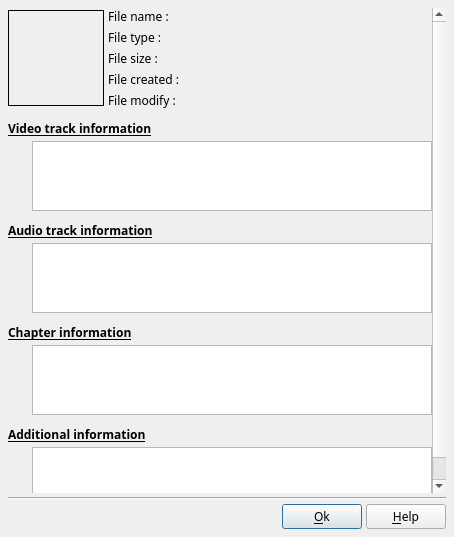
<?xml version="1.0" encoding="UTF-8"?>
<ui version="4.0">
 <class>DlgInfoFile</class>
 <widget class="QDialog" name="DlgInfoFile">
  <property name="geometry">
   <rect>
    <x>0</x>
    <y>0</y>
    <width>454</width>
    <height>537</height>
   </rect>
  </property>
  <property name="minimumSize">
   <size>
    <width>0</width>
    <height>300</height>
   </size>
  </property>
  <property name="font">
   <font>
    <family>Sans Serif</family>
    <pointsize>9</pointsize>
   </font>
  </property>
  <property name="windowTitle">
   <string>File information</string>
  </property>
  <layout class="QGridLayout" name="gridLayout_3">
   <property name="leftMargin">
    <number>8</number>
   </property>
   <property name="topMargin">
    <number>8</number>
   </property>
   <property name="rightMargin">
    <number>8</number>
   </property>
   <property name="bottomMargin">
    <number>8</number>
   </property>
   <property name="spacing">
    <number>4</number>
   </property>
   <item row="0" column="0">
    <widget class="QScrollArea" name="scrollArea">
     <property name="frameShape">
      <enum>QFrame::NoFrame</enum>
     </property>
     <property name="widgetResizable">
      <bool>true</bool>
     </property>
     <widget class="QWidget" name="scrollAreaWidgetContents_2">
      <property name="geometry">
       <rect>
        <x>0</x>
        <y>0</y>
        <width>424</width>
        <height>511</height>
       </rect>
      </property>
      <layout class="QGridLayout" name="gridLayout_4">
       <property name="leftMargin">
        <number>0</number>
       </property>
       <property name="topMargin">
        <number>0</number>
       </property>
       <property name="rightMargin">
        <number>0</number>
       </property>
       <property name="bottomMargin">
        <number>0</number>
       </property>
       <property name="spacing">
        <number>4</number>
       </property>
       <item row="0" column="0" colspan="2">
        <layout class="QHBoxLayout" name="horizontalLayout_2">
         <property name="spacing">
          <number>4</number>
         </property>
         <property name="leftMargin">
          <number>0</number>
         </property>
         <property name="topMargin">
          <number>0</number>
         </property>
         <property name="rightMargin">
          <number>0</number>
         </property>
         <property name="bottomMargin">
          <number>0</number>
         </property>
         <item>
          <widget class="QLabel" name="FileIconLabel">
           <property name="sizePolicy">
            <sizepolicy hsizetype="Fixed" vsizetype="Fixed">
             <horstretch>0</horstretch>
             <verstretch>0</verstretch>
            </sizepolicy>
           </property>
           <property name="minimumSize">
            <size>
             <width>96</width>
             <height>96</height>
            </size>
           </property>
           <property name="frameShape">
            <enum>QFrame::Box</enum>
           </property>
           <property name="text">
            <string notr="true"/>
           </property>
           <property name="alignment">
            <set>Qt::AlignCenter</set>
           </property>
          </widget>
         </item>
         <item>
          <layout class="QGridLayout" name="gridLayout_2">
           <item row="0" column="0">
            <widget class="QLabel" name="label_2">
             <property name="text">
              <string>File name :</string>
             </property>
            </widget>
           </item>
           <item row="1" column="0">
            <widget class="QLabel" name="label_3">
             <property name="text">
              <string>File type :</string>
             </property>
            </widget>
           </item>
           <item row="0" column="2">
            <widget class="QLabel" name="FileNameValue">
             <property name="sizePolicy">
              <sizepolicy hsizetype="Expanding" vsizetype="Preferred">
               <horstretch>0</horstretch>
               <verstretch>0</verstretch>
              </sizepolicy>
             </property>
             <property name="text">
              <string notr="true">&lt;filename&gt;</string>
             </property>
            </widget>
           </item>
           <item row="1" column="2">
            <widget class="QLabel" name="FileTypeValue">
             <property name="sizePolicy">
              <sizepolicy hsizetype="Expanding" vsizetype="Preferred">
               <horstretch>0</horstretch>
               <verstretch>0</verstretch>
              </sizepolicy>
             </property>
             <property name="text">
              <string notr="true">&lt;filetype&gt;</string>
             </property>
            </widget>
           </item>
           <item row="2" column="0">
            <widget class="QLabel" name="label_6">
             <property name="text">
              <string>File size :</string>
             </property>
            </widget>
           </item>
           <item row="2" column="2">
            <widget class="QLabel" name="FileSizeValue">
             <property name="sizePolicy">
              <sizepolicy hsizetype="Expanding" vsizetype="Preferred">
               <horstretch>0</horstretch>
               <verstretch>0</verstretch>
              </sizepolicy>
             </property>
             <property name="text">
              <string notr="true">&lt;filesize&gt;</string>
             </property>
            </widget>
           </item>
           <item row="3" column="0">
            <widget class="QLabel" name="label">
             <property name="text">
              <string>File created :</string>
             </property>
            </widget>
           </item>
           <item row="3" column="2">
            <widget class="QLabel" name="FileCreatedValue">
             <property name="toolTip">
              <string>The date and the hour of creation of the file on the disk (when you transferred it since the camera).</string>
             </property>
             <property name="text">
              <string notr="true">&lt;filedate&gt;</string>
             </property>
            </widget>
           </item>
           <item row="4" column="0">
            <widget class="QLabel" name="label_4">
             <property name="text">
              <string>File modify :</string>
             </property>
            </widget>
           </item>
           <item row="4" column="2">
            <widget class="QLabel" name="FileModifyValue">
             <property name="toolTip">
              <string>The date and the hour of the last modification of the file (when the photo was taken or when you modified it with an image editor).</string>
             </property>
             <property name="text">
              <string notr="true">&lt;filedate&gt;</string>
             </property>
            </widget>
           </item>
          </layout>
         </item>
        </layout>
       </item>
       <item row="2" column="1">
        <widget class="QTableWidget" name="VideoTable">
         <property name="font">
          <font>
           <pointsize>8</pointsize>
          </font>
         </property>
         <property name="toolTip">
          <string>This zone contains a board listing every video track present in the file.
For every track, the following information is shown:
- #:			Track number
- Image size:		The size of the images of the video track in number of points by number of line
- Image format:		The size of the images of the video track in million of pixels
- Image geometry:	The image geometry of the video track (4:3, 16:9, etc.)
- Codec:			The video codec used for compressed the images
- Frame rate:		The number of images per second of the video
- Bitrate:			The video compression ratio (when available)</string>
         </property>
        </widget>
       </item>
       <item row="1" column="0" colspan="2">
        <widget class="QLabel" name="VideoTitleLabel">
         <property name="sizePolicy">
          <sizepolicy hsizetype="Preferred" vsizetype="Fixed">
           <horstretch>0</horstretch>
           <verstretch>0</verstretch>
          </sizepolicy>
         </property>
         <property name="minimumSize">
          <size>
           <width>0</width>
           <height>24</height>
          </size>
         </property>
         <property name="maximumSize">
          <size>
           <width>16777215</width>
           <height>24</height>
          </size>
         </property>
         <property name="font">
          <font>
           <weight>75</weight>
           <bold>true</bold>
           <underline>true</underline>
          </font>
         </property>
         <property name="text">
          <string>Video track information</string>
         </property>
         <property name="alignment">
          <set>Qt::AlignBottom|Qt::AlignLeading|Qt::AlignLeft</set>
         </property>
        </widget>
       </item>
       <item row="5" column="1">
        <widget class="QTableWidget" name="AudioTable">
         <property name="font">
          <font>
           <pointsize>8</pointsize>
          </font>
         </property>
         <property name="toolTip">
          <string>This zone contains a table listing every audio track present in the file.
For every track, the following information is shown:
- #:		Track number
- Language:	The language in which is the audio track (generally cameras and camcorders indicate und for undefine)
- Codec:		The audio codec used for compressed the sound
- Channels:	The number of audio channels (1=mono, 2=stereo, etc.)
- Bitrate:		The audio compression ratio (when available)
- Frequency:	The frequency of sampling used by the audio track
- Title:		A title (when available)</string>
         </property>
        </widget>
       </item>
       <item row="2" column="0">
        <widget class="QLabel" name="label_8">
         <property name="sizePolicy">
          <sizepolicy hsizetype="Fixed" vsizetype="Preferred">
           <horstretch>0</horstretch>
           <verstretch>0</verstretch>
          </sizepolicy>
         </property>
         <property name="minimumSize">
          <size>
           <width>20</width>
           <height>0</height>
          </size>
         </property>
         <property name="maximumSize">
          <size>
           <width>20</width>
           <height>16777215</height>
          </size>
         </property>
         <property name="text">
          <string notr="true"/>
         </property>
        </widget>
       </item>
       <item row="3" column="0" colspan="2">
        <widget class="QLabel" name="AudioTitleLabel">
         <property name="sizePolicy">
          <sizepolicy hsizetype="Preferred" vsizetype="Fixed">
           <horstretch>0</horstretch>
           <verstretch>0</verstretch>
          </sizepolicy>
         </property>
         <property name="minimumSize">
          <size>
           <width>0</width>
           <height>24</height>
          </size>
         </property>
         <property name="maximumSize">
          <size>
           <width>16777215</width>
           <height>24</height>
          </size>
         </property>
         <property name="font">
          <font>
           <weight>75</weight>
           <bold>true</bold>
           <underline>true</underline>
          </font>
         </property>
         <property name="text">
          <string>Audio track information</string>
         </property>
         <property name="alignment">
          <set>Qt::AlignBottom|Qt::AlignLeading|Qt::AlignLeft</set>
         </property>
        </widget>
       </item>
       <item row="6" column="0" colspan="2">
        <widget class="QLabel" name="ChapterTitleLabel">
         <property name="sizePolicy">
          <sizepolicy hsizetype="Preferred" vsizetype="Fixed">
           <horstretch>0</horstretch>
           <verstretch>0</verstretch>
          </sizepolicy>
         </property>
         <property name="minimumSize">
          <size>
           <width>0</width>
           <height>24</height>
          </size>
         </property>
         <property name="maximumSize">
          <size>
           <width>16777215</width>
           <height>24</height>
          </size>
         </property>
         <property name="font">
          <font>
           <weight>75</weight>
           <bold>true</bold>
           <underline>true</underline>
          </font>
         </property>
         <property name="text">
          <string>Chapter information</string>
         </property>
         <property name="alignment">
          <set>Qt::AlignBottom|Qt::AlignLeading|Qt::AlignLeft</set>
         </property>
        </widget>
       </item>
       <item row="7" column="1">
        <widget class="QTableWidget" name="ChapterTable">
         <property name="font">
          <font>
           <pointsize>8</pointsize>
          </font>
         </property>
         <property name="toolTip">
          <string>This zone appears only for files containing chapters. it contains a table listing every chapter present in the file.
For every chapter, the following information is shown:
- #:		Chapter number
- Title:		The title of the chapter
- Start:		The temporal position of the beginning of the chapter
- End:		The temporal position of the end of the chapter
- Duration:	The duration of the chapter</string>
         </property>
        </widget>
       </item>
       <item row="9" column="1">
        <widget class="QTableWidget" name="tableWidget">
         <property name="font">
          <font>
           <pointsize>8</pointsize>
          </font>
         </property>
         <property name="toolTip">
          <string>For an image:
Show the EXIF information supplied by the camera.
This zone can contain several hundreds of lines according to what the camera supplies.

For a video:
Show information on the video.
At least the information about the duration of the video will be shown, but a lot of other information can appear according to what is available in the file, such as:
- Creation_time:	Date and time of creation of the video
- Title:		Title field of the TAG ID3v2 of the video
- Artist:		Artist field of the TAG ID3v2 of the video
- Album:		Album field of the TAG ID3v2 of the video
- Date:		Date field of the TAG ID3v2 of the video
- Comment:	Comment field of the TAG ID3v2 of the video
- Composer:	The software with which the video was created</string>
         </property>
         <property name="horizontalScrollMode">
          <enum>QAbstractItemView::ScrollPerPixel</enum>
         </property>
        </widget>
       </item>
       <item row="8" column="0" colspan="2">
        <widget class="QLabel" name="label_5">
         <property name="sizePolicy">
          <sizepolicy hsizetype="Preferred" vsizetype="Fixed">
           <horstretch>0</horstretch>
           <verstretch>0</verstretch>
          </sizepolicy>
         </property>
         <property name="minimumSize">
          <size>
           <width>0</width>
           <height>24</height>
          </size>
         </property>
         <property name="maximumSize">
          <size>
           <width>16777215</width>
           <height>24</height>
          </size>
         </property>
         <property name="font">
          <font>
           <weight>75</weight>
           <bold>true</bold>
           <underline>true</underline>
          </font>
         </property>
         <property name="text">
          <string>Additional information</string>
         </property>
         <property name="alignment">
          <set>Qt::AlignBottom|Qt::AlignLeading|Qt::AlignLeft</set>
         </property>
        </widget>
       </item>
      </layout>
     </widget>
    </widget>
   </item>
   <item row="2" column="0">
    <widget class="Line" name="line">
     <property name="orientation">
      <enum>Qt::Horizontal</enum>
     </property>
    </widget>
   </item>
   <item row="3" column="0">
    <layout class="QHBoxLayout" name="horizontalLayout">
     <property name="spacing">
      <number>4</number>
     </property>
     <item>
      <spacer name="horizontalSpacer">
       <property name="orientation">
        <enum>Qt::Horizontal</enum>
       </property>
       <property name="sizeHint" stdset="0">
        <size>
         <width>40</width>
         <height>20</height>
        </size>
       </property>
      </spacer>
     </item>
     <item>
      <widget class="QPushButton" name="OkBt">
       <property name="toolTip">
        <string>Accept modification and exit dialog box</string>
       </property>
       <property name="text">
        <string>&amp;Ok</string>
       </property>
       <property name="icon">
        <iconset>
         <normaloff>:/img/action_ok.png</normaloff>:/img/action_ok.png</iconset>
       </property>
      </widget>
     </item>
     <item>
      <widget class="QPushButton" name="HelpBt">
       <property name="toolTip">
        <string>Show help about this dialogue box</string>
       </property>
       <property name="text">
        <string>&amp;Help</string>
       </property>
       <property name="icon">
        <iconset>
         <normaloff>:/img/help.png</normaloff>:/img/help.png</iconset>
       </property>
      </widget>
     </item>
    </layout>
   </item>
  </layout>
 </widget>
 <tabstops>
  <tabstop>scrollArea</tabstop>
  <tabstop>VideoTable</tabstop>
  <tabstop>AudioTable</tabstop>
  <tabstop>ChapterTable</tabstop>
  <tabstop>tableWidget</tabstop>
  <tabstop>OkBt</tabstop>
 </tabstops>
 <resources/>
 <connections/>
</ui>
